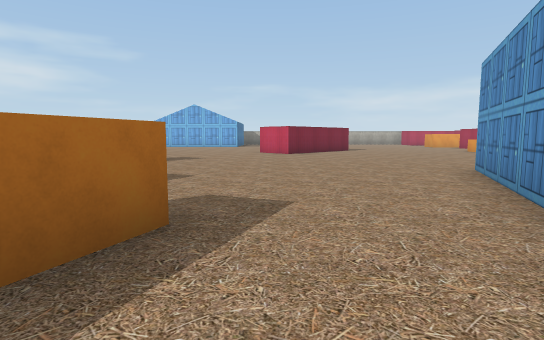
[1] (above)

22 first-person views from a walk through a scene from a Unity 3-D project. The camera is 1.3 m above the floor, tilts 6° down and sees 80° across. The floor is counted in squares, 2 m on a side. Each view is taken from the middle of a square. On the plan, view 1 faces up. The plan holds only what a view shows up to about 10 squares ahead; the rest is blank. The place goes on beyond the plan. The player is left out. Some surface patterns are stand-ins.

[2]
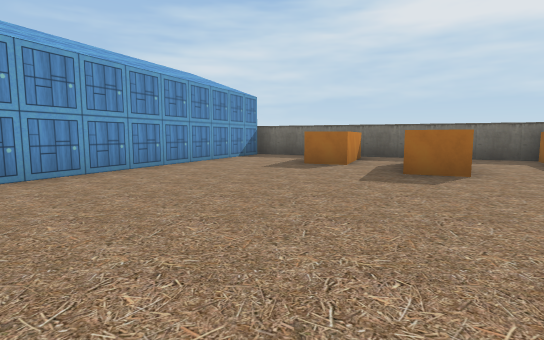

[3]
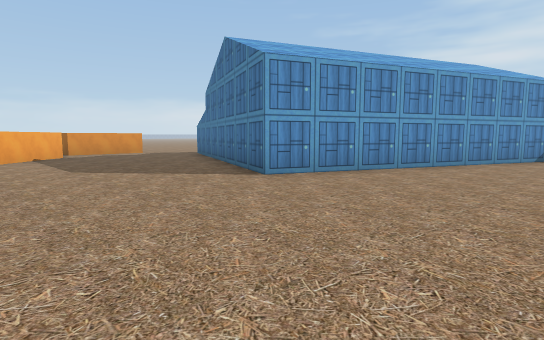

[4]
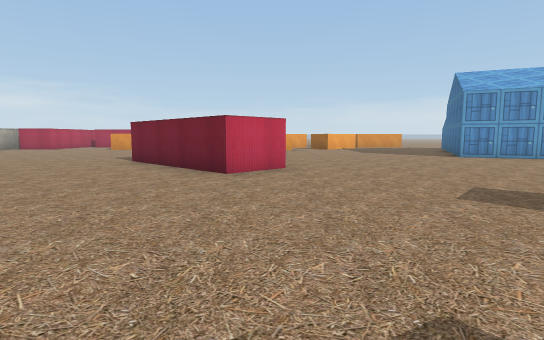

[5]
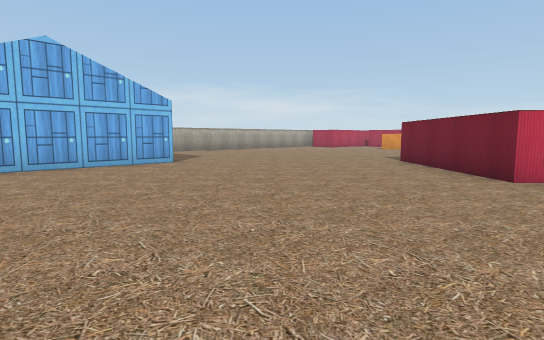

[6]
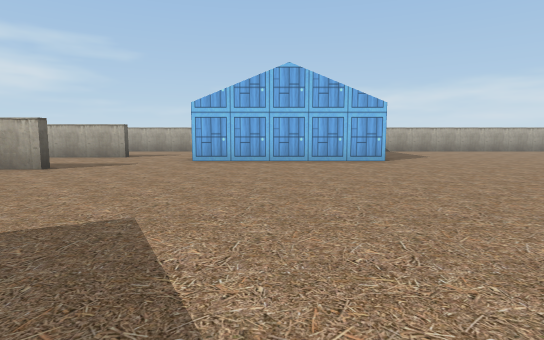

[7]
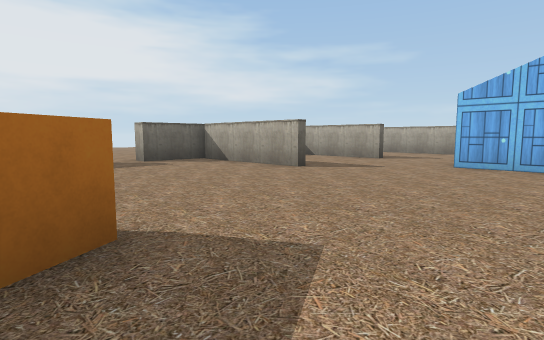

[8]
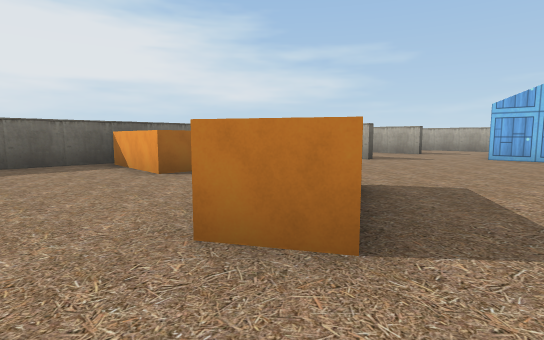

[9]
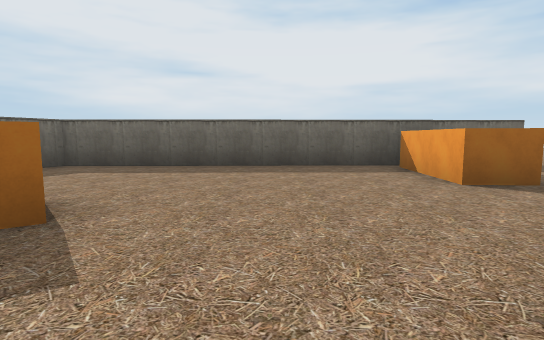

[10]
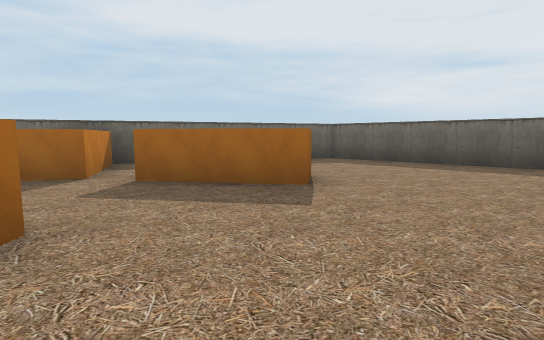

[11]
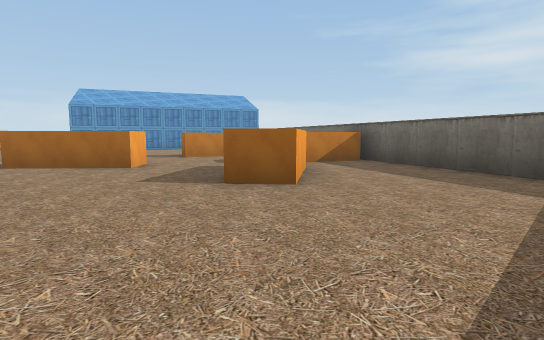

[12]
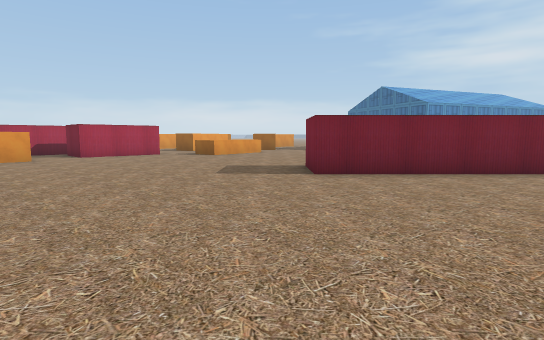

[13]
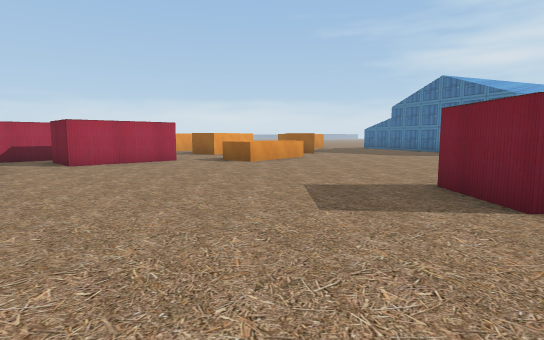

[14]
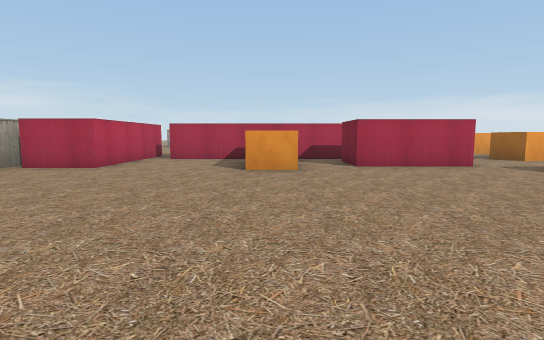

[15]
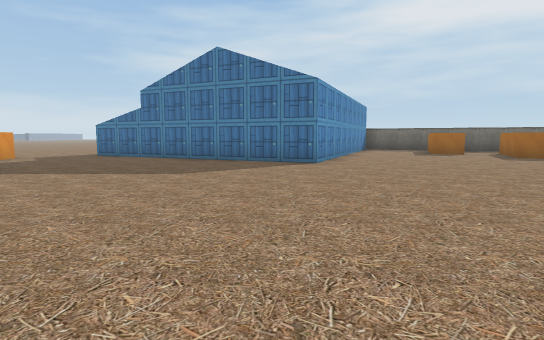

[16]
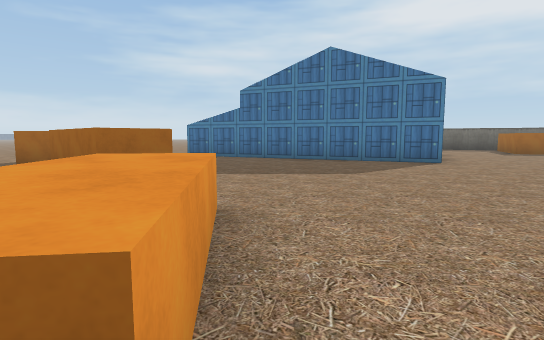

[17]
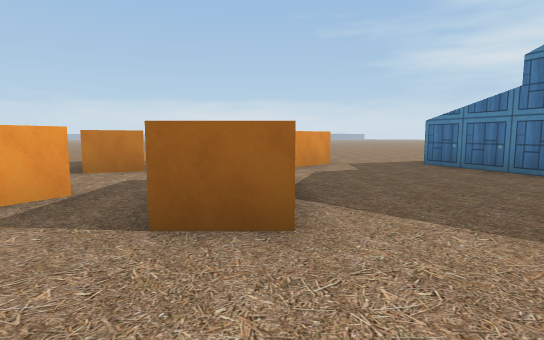

[18]
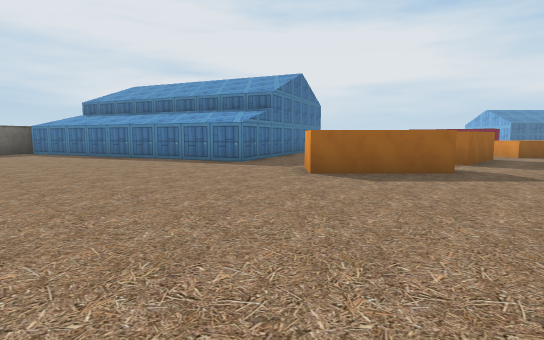

[19]
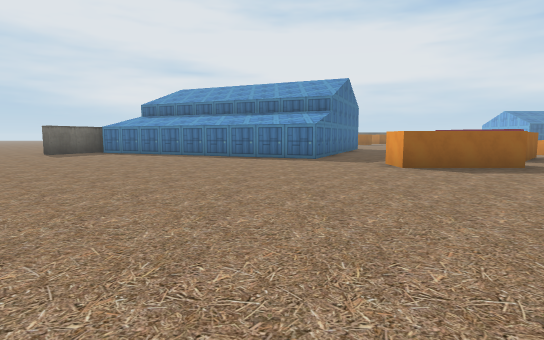

[20]
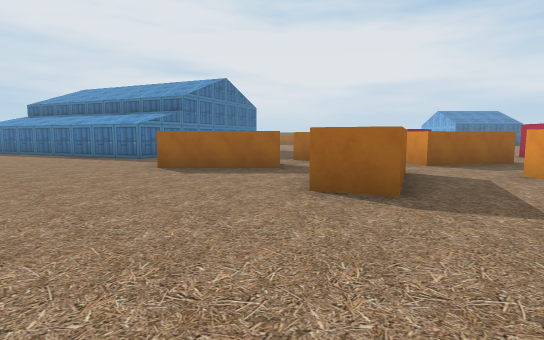

[21]
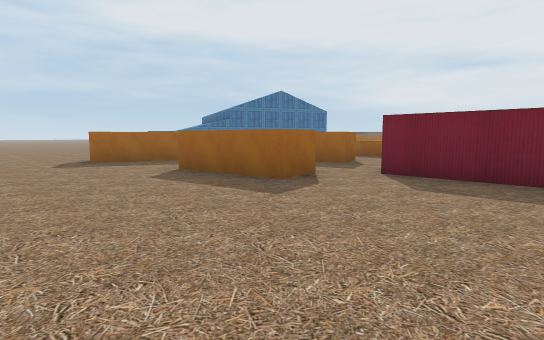

[22]
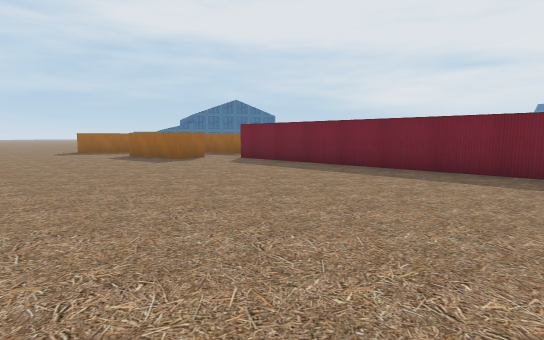

### Floor plan
Key: @ floor where view 1 was taken; # wall or solid block; x gap in a wall; . floor; ^ raised ledge.
Columns run from 14 left of view 1 to 20 right of it. Each row starts with its distance up from view 1.
 22      ..             .......x ......
 21   ###..      ..... ........#.......
 20    ....######..............#.......
 19    .....................^  #.......
 18     .......................#.......
 17 #####...................##.#.......
 16 #.......................#  #......
 15 ................##......#  #......
 14 # .............###................
 13 #  ...........##  .....^.....^....
 12 #.^^.. ^.......#.......^..^..^....
 11 ##.....^^..............^..^^.^....
 10  #......................^.^.......
  9  #........^^............^^..^^....
  8  #.......^^..............^..#^^...
  7  #...^^..^.................^.......
  6  #....^...........#........^......
  5  #....^^ ..^......####.....^.....
  4  ###....^..^.....##  ###..........
  3    ###.^^.^^#....#     ##.........
  2      ###.. .^^..##     ##..........
  1        ### .^...#      #..........
  0           ## .@.#      #.........
 -1                ##      #........
 -2                        ........
 -3                        ......
 -4                        .....

Positions as (right, up) in squares from view 1, and headings:
1: (0, 0), facing up
2: (0, 10), facing down
3: (0, 10), facing down-right
4: (-6, 12), facing right
5: (-6, 12), facing up-right
6: (-5, 11), facing up
7: (-5, 12), facing up-left
8: (-5, 9), facing up-left
9: (-6, 9), facing left
10: (-5, 10), facing down-left
11: (-12, 10), facing down-right
12: (-1, 20), facing down-right
13: (2, 19), facing down-right
14: (3, 19), facing right
15: (5, 14), facing down
16: (8, 14), facing down
17: (8, 11), facing down-right
18: (19, 4), facing left
19: (20, 2), facing left
20: (20, 7), facing left
21: (19, 17), facing down-left
22: (20, 22), facing down-left
